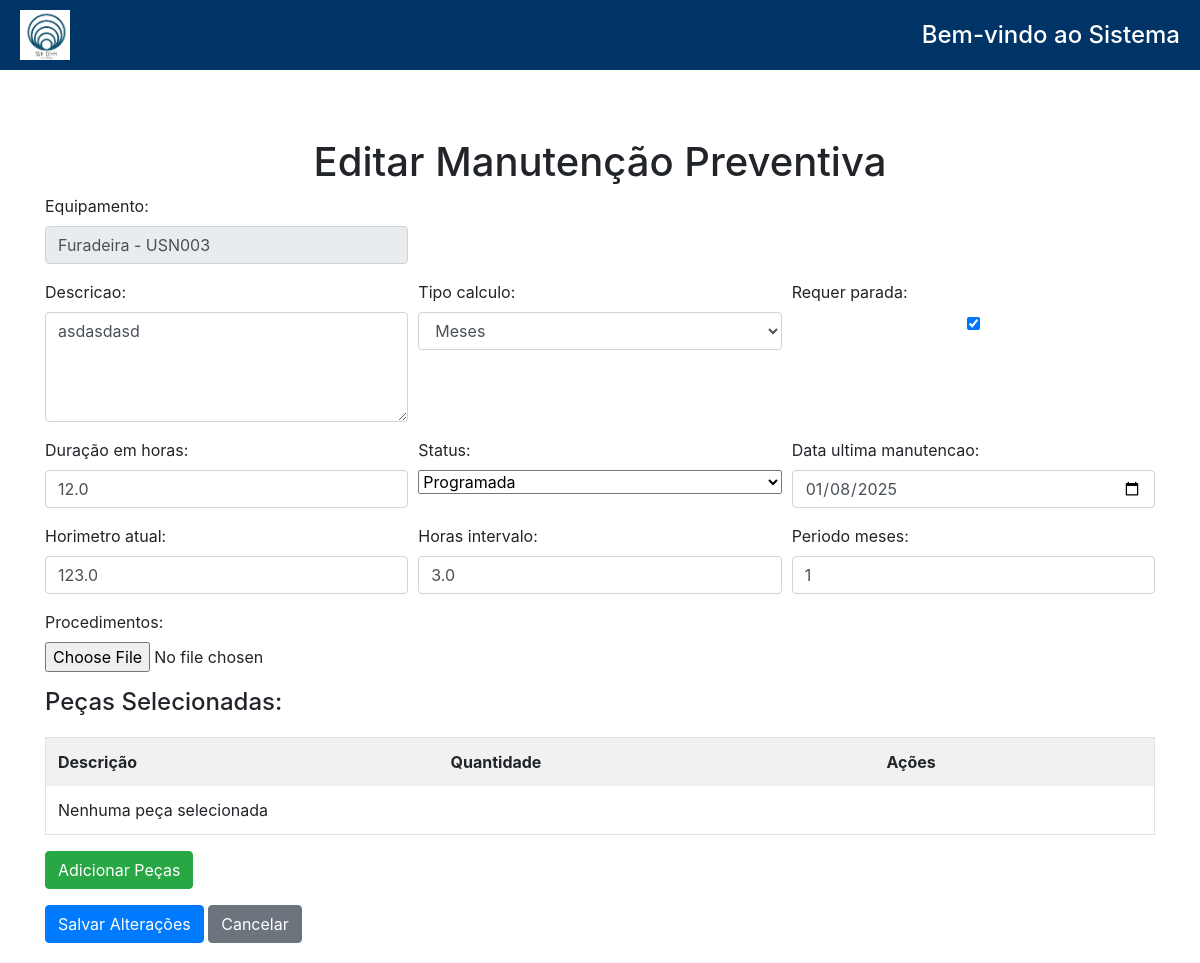
Before: /editar_manutencao/7/ (signed in) with the older database file.
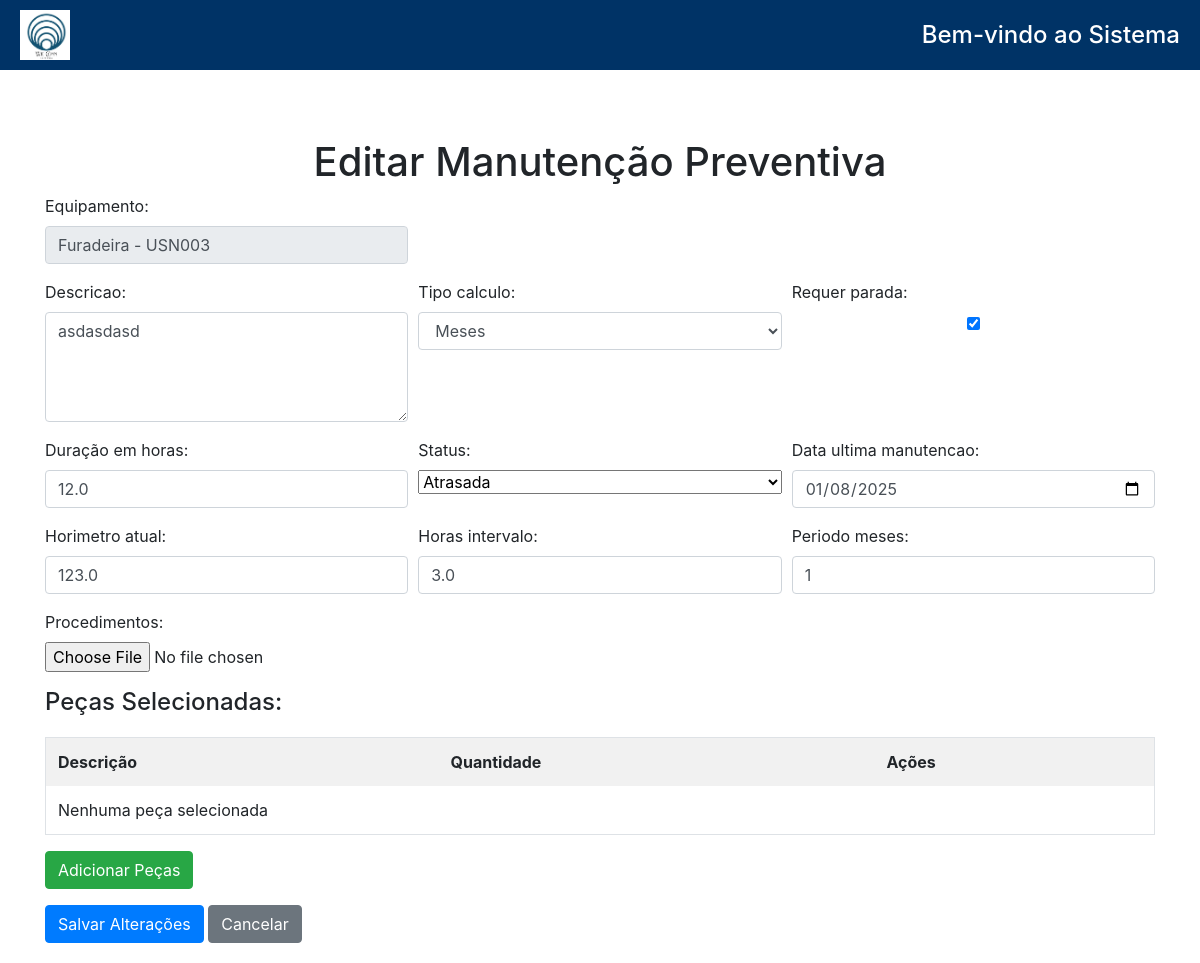
After: the same page with the newer database file.
### GestaoPrev/models.py (models this page shows, shortened)
class ManutencaoPreventiva(models.Model):
    equipamento = models.ForeignKey(
        'CadEquip.Equipamento', on_delete=models.CASCADE, related_name='manutencoes'
    )
    pecas = models.ManyToManyField(
    'cadEstoque.Pecas',
    related_name='manutencoes',
    blank=True
    )
    tipo_calculo = models.CharField(max_length=100, choices=[('horas', 'Horas'), ('meses', 'Meses'), ('ambos', 'Ambos')])
    requer_parada = models.BooleanField(default=False)
    descricao = models.TextField()
    status = models.CharField(max_length=50, choices=[
        ('programada', 'Programada'),
        ('em_execucao', 'Em Execução'),
        ('atrasada', 'Atrasada')
    ], default='Programada')
    duracao_estimada = models.FloatField(help_text="Duração estimada em horas", null=True)
    duracao_real = models.FloatField(help_text="Duração real em horas", null=True)
    data_ultima_manutencao = models.DateField(null=True, blank=True)
    data_proxima_manutencao = models.DateField(null=True, blank=True)
    horimetro_atual = models.FloatField(null=True, blank=True)
    periodo_meses = models.IntegerField(null=True, blank=True)
    horas_intervalo = models.FloatField(null=True, blank=True)
    procedimentos = models.FileField(upload_to='procedimento_pdfs/', blank=True, null=True)

### CadEquip/models.py (models this page shows, shortened)
class Equipamento(models.Model):
    CLASSIFICACAO = [
        ('a', 'A'),
        ('b', 'B'),
        ('c', 'C'),
    ]
    nome = models.CharField(max_length=200)
    tag = models.CharField(max_length=200, unique=True)
    patrimonio = models.CharField(
        max_length=200,
        unique=True,
        blank=True,  # Allow blank values
        null=True   # Allow null values
    )
    modelo = models.CharField(max_length=200)
    fabricante = models.CharField(max_length=200)
    numero_serie = models.CharField(max_length=200, unique=False, blank=True, null=True)
    ano_fabricacao = models.CharField(max_length=200, blank=True, null=True)
    data_criacao = models.DateTimeField(auto_now_add=True)
    setor = models.ForeignKey('gestaoOS.Setor', on_delete=models.CASCADE, related_name='equipamentos')
    local = models.CharField(max_length=150, blank=True, null=True)
    foto = models.ImageField(upload_to='fotos_equipamentos/%Y/%m/%d/', null=True, blank=True)
    fornecedor = models.ForeignKey(
        'CadFornecedor.Fornecedor',  # Relaciona ao modelo Fornecedor do app CadFornecedor
        on_delete=models.SET_NULL,
        related_name='equipamentos',
        null=True,
        blank=True
    )
    manual_operacao = models.FileField(upload_to='manuais/', null=True, blank=True)
    garantia_termino = models.DateField(null=True, blank=True)
    classe = models.CharField(max_length=1, blank=True, null=True)
    ssma = models.CharField(
        max_length=1,
        choices=CLASSIFICACAO,
        default='c',
    )
    qualidade = models.CharField(
        max_length=1,
        choices=CLASSIFICACAO,
        default='c',
    )
    operacao = models.CharField(
        max_length=1,
        choices=CLASSIFICACAO,
        default='c',
    )
    entrega = models.CharField(
        max_length=1,
        choices=CLASSIFICACAO,
        default='c',
    )
    mtbf = models.CharField(
        max_length=1,
        choices=CLASSIFICACAO,
        default='c',
    )
    mttr = models.CharField(
        max_length=1,
        choices=CLASSIFICACAO,
        default='c',
    )
    horimetro_atual = models.FloatField(default=0, help_text="Horas totais de operação do equipamento")
    ultima_atualizacao = models.DateTimeField(null=True, blank=True)
    def __str__(self):
        return f"{self.nome} ({self.tag}) - {self.setor.nome} - {self.fornecedor.fornecedor if self.fornecedor else 'Sem fornecedor'}"
    class Meta:
        verbose_name = 'Equipamento'
        verbose_name_plural = 'Equipamentos'

### GestaoPrev/views.py (the view)
# urls.py: path('editar_manutencao/<int:id>/', views.editar_manutencao, name='editar_manutencao'),
@login_required
def editar_manutencao(request, id):
    manutencao = get_object_or_404(ManutencaoPreventiva, id=id)
    if request.method == 'POST':
        form = ManutencaoPreventivaForm(request.POST, request.FILES, instance=manutencao)
        pecas_quantidade_str = request.POST.get('pecas_quantidade', '')
        if form.is_valid():
            manutencao_editada = form.save()
            PecasManutencao.objects.filter(manutencao=manutencao).delete()
            for item in pecas_quantidade_str.split(','):
                if item:
                    try:
                        peca_id, quantidade = item.split(':')
                        PecasManutencao.objects.create(
                            manutencao=manutencao,
                            peca_id=int(peca_id),
                            quantidade=int(quantidade)
                        )
                    except ValueError as e:
                        print(f"Erro ao processar item: {item}, erro: {e}")
            messages.success(request, 'Manutenção preventiva atualizada com sucesso!')
            return redirect('listar_manutencoes')
    else:
        form = ManutencaoPreventivaForm(instance=manutencao)
    equipamentos = Equipamento.objects.all()
    pecas_disponiveis = Pecas.objects.all()
    pecas_selecionadas = PecasManutencao.objects.filter(manutencao=manutencao).select_related('peca')
    pecas_detalhadas = [
        {'id': item.peca.id, 'descricao': item.peca.descricao, 'quantidade': item.quantidade}
        for item in pecas_selecionadas
    ]
    return render(request, 'editar_manutencao.html', {
        'form': form,
        'manutencao': manutencao,
        'equipamentos': equipamentos,
        'pecas_disponiveis': pecas_disponiveis,
        'pecas_selecionadas': pecas_detalhadas,
    })

### cadEstoque/models.py (called while the page is built)
    def __str__(self):
        return f"{self.descricao}- {self.fornecedor.fornecedor if self.fornecedor else 'Sem fornecedor'}"

### GestaoPrev/templates/editar_manutencao.html (shortened to what the changed rows need)
{% extends 'base.html' %}
{% load static %}
{% block content %}
<link href="https://stackpath.bootstrapcdn.com/bootstrap/4.5.2/css/bootstrap.min.css" rel="stylesheet">
<div class="container mt-5 form-container">
    <h1 class="text-center">Editar Manutenção Preventiva</h1>
    <form method="post" enctype="multipart/form-data" id="manutencaoForm">
        <div class="form-row">
            <div class="form-group col-md-4">
                <label for="equipamento-display">Equipamento:</label>
                <input type="text" id="equipamento-display" class="form-control" value="{{ manutencao.equipamento.nome }} - {{ manutencao.equipamento.tag }}" readonly>
            </div>
        </div>
        <div class="form-row">
            <div class="form-group col-md-4">
                {{ form.descricao.label_tag }}
                {{ form.descricao }}
            </div>
            <div class="form-group col-md-4">
                {{ form.tipo_calculo.label_tag }}
                {{ form.tipo_calculo }}
            </div>
            <div class="form-group col-md-4">
                {{ form.requer_parada.label_tag }}
                {{ form.requer_parada }}
            </div>
        </div>
        <div class="form-row">
            <div class="form-group col-md-4">
                {{ form.duracao_estimada.label_tag }}
                {{ form.duracao_estimada }}
            </div>
            <div class="form-group col-md-4">
                {{ form.status.label_tag }}
                {{ form.status }}
            </div>
            <div class="form-group col-md-4">
                {{ form.data_ultima_manutencao.label_tag }}
                {{ form.data_ultima_manutencao }}
            </div>
        </div>
        <div class="form-row">
            <div class="form-group col-md-4">
                {{ form.horimetro_atual.label_tag }}
                {{ form.horimetro_atual }}
            </div>
            <div class="form-group col-md-4">
                {{ form.horas_intervalo.label_tag }}
                {{ form.horas_intervalo }}
            </div>
            <div class="form-group col-md-4">
                {{ form.periodo_meses.label_tag }}
                {{ form.periodo_meses }}
            </div>
        </div>
        <div class="form-group">
            {{ form.procedimentos.label_tag }}
            {{ form.procedimentos }}
        </div>
        <div class="form-group">
            <table class="table table-bordered">
                <thead>
                    <tr>
                        <th>Descrição</th>
                        <th>Quantidade</th>
                        <th>Ações</th>
                    </tr>
                </thead>
            </table>
        </div>
    </form>
</div>
{% endblock %}

Changed rows visible on the page:
changed ManutencaoPreventiva "asdasdasd": status "Programada" → "Atrasada"
